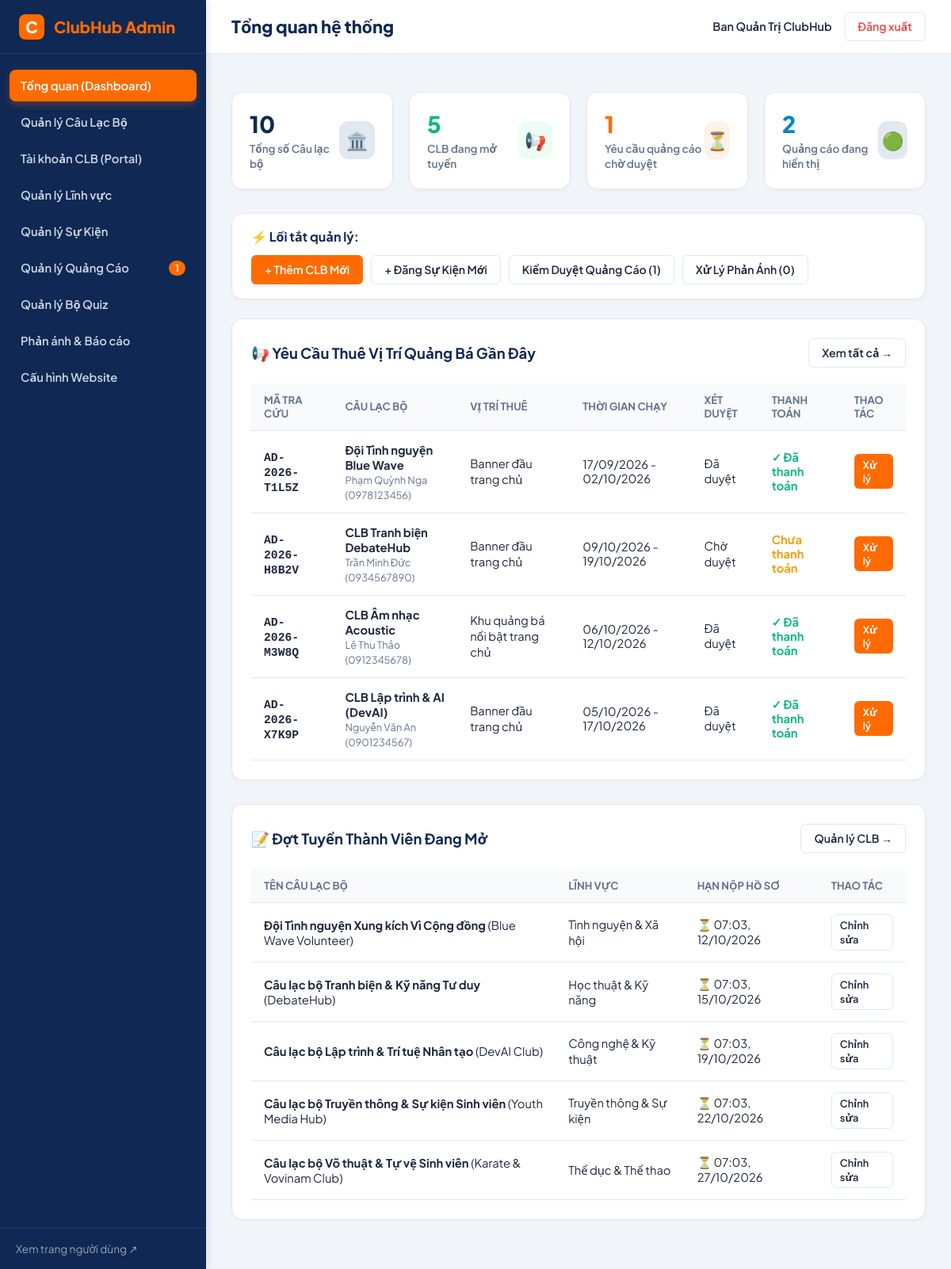
The page /admin/index.php (signed in) on the database its author committed.
### tables this page shows
CREATE TABLE IF NOT EXISTS `ad_requests` (
  `id` INT AUTO_INCREMENT PRIMARY KEY,
  `tracking_code` VARCHAR(30) NOT NULL UNIQUE,
  `club_name` VARCHAR(150) NOT NULL,
  `contact_name` VARCHAR(100) NOT NULL,
  `email` VARCHAR(100) NOT NULL,
  `phone` VARCHAR(30) NOT NULL,
  `poster_image` VARCHAR(255) NOT NULL,
  `destination_url` VARCHAR(500) NOT NULL,
  `placement_code` VARCHAR(50) NOT NULL,
  `start_date` DATE NOT NULL,
  `end_date` DATE NOT NULL,
  `notes` TEXT DEFAULT NULL,
  `consent_agreed` TINYINT(1) NOT NULL DEFAULT 1,
  `quote_amount` DECIMAL(12, 0) DEFAULT 0,
  `payment_status` ENUM('unpaid', 'paid', 'refunded') NOT NULL DEFAULT 'unpaid',
  `approval_status` ENUM('pending', 'approved', 'rejected') NOT NULL DEFAULT 'pending',
  `admin_notes` TEXT DEFAULT NULL,
  `is_enabled` TINYINT(1) NOT NULL DEFAULT 1,
  `created_at` DATETIME NOT NULL DEFAULT CURRENT_TIMESTAMP,
  `updated_at` DATETIME NOT NULL DEFAULT CURRENT_TIMESTAMP ON UPDATE CURRENT_TIMESTAMP,
  CONSTRAINT `fk_ads_placement` FOREIGN KEY (`placement_code`) REFERENCES `ad_placements` (`code`) ON DELETE RESTRICT ON UPDATE CASCADE,
  INDEX `idx_ads_active_display` (`approval_status`, `payment_status`, `is_enabled`, `start_date`, `end_date`)
);

CREATE TABLE IF NOT EXISTS `ad_placements` (
  `code` VARCHAR(50) PRIMARY KEY,
  `name` VARCHAR(100) NOT NULL,
  `description` VARCHAR(255) DEFAULT NULL,
  `max_slots` INT NOT NULL DEFAULT 3 COMMENT 'Số lượng banner hiển thị luân phiên tối đa',
  `price_per_day` DECIMAL(12, 0) NOT NULL DEFAULT 0,
  `is_active` TINYINT(1) NOT NULL DEFAULT 1
);

CREATE TABLE IF NOT EXISTS `clubs` (
  `id` INT AUTO_INCREMENT PRIMARY KEY,
  `category_id` INT NOT NULL,
  `name` VARCHAR(200) NOT NULL,
  `short_name` VARCHAR(50) DEFAULT NULL,
  `slug` VARCHAR(200) NOT NULL UNIQUE,
  `logo` VARCHAR(255) DEFAULT NULL,
  `cover_image` VARCHAR(255) DEFAULT NULL,
  `summary` VARCHAR(500) NOT NULL,
  `description` LONGTEXT NOT NULL,
  `objectives` TEXT DEFAULT NULL,
  `target_audience` TEXT DEFAULT NULL,
  `activities_achievements` LONGTEXT DEFAULT NULL,
  `meeting_schedule` VARCHAR(255) DEFAULT NULL,
  `meeting_location` VARCHAR(255) DEFAULT NULL,
  `meeting_frequency` VARCHAR(100) DEFAULT NULL,
  `schedule_confirmed` TINYINT(1) NOT NULL DEFAULT 1 COMMENT '1: Đã chốt lịch, 0: Cần xác nhận lịch',
  `requirements` TEXT DEFAULT NULL,
  `fee_info` VARCHAR(255) DEFAULT NULL,
  `recruitment_status` ENUM('closed', 'open', 'upcoming') NOT NULL DEFAULT 'closed',
  `recruitment_deadline` DATETIME DEFAULT NULL,
  `recruitment_process` TEXT DEFAULT NULL,
  `application_link` VARCHAR(500) DEFAULT NULL,
  `is_featured` TINYINT(1) NOT NULL DEFAULT 0,
  `is_active` TINYINT(1) NOT NULL DEFAULT 1,
  `created_at` DATETIME NOT NULL DEFAULT CURRENT_TIMESTAMP,
  `updated_at` DATETIME NOT NULL DEFAULT CURRENT_TIMESTAMP ON UPDATE CURRENT_TIMESTAMP,
  CONSTRAINT `fk_clubs_category` FOREIGN KEY (`category_id`) REFERENCES `categories` (`id`) ON DELETE RESTRICT ON UPDATE CASCADE,
  INDEX `idx_clubs_status` (`is_active`, `recruitment_status`),
  INDEX `idx_clubs_featured` (`is_active`, `is_featured`)
);

CREATE TABLE IF NOT EXISTS `categories` (
  `id` INT AUTO_INCREMENT PRIMARY KEY,
  `name` VARCHAR(100) NOT NULL,
  `slug` VARCHAR(100) NOT NULL UNIQUE,
  `description` TEXT DEFAULT NULL,
  `icon` VARCHAR(50) NOT NULL DEFAULT 'star',
  `display_order` INT NOT NULL DEFAULT 0,
  `is_active` TINYINT(1) NOT NULL DEFAULT 1
);

### includes/functions.php (called while the page is built, shortened)
<?php
function e(?string $string): string {
    return htmlspecialchars((string)$string, ENT_QUOTES, 'UTF-8');
}
function url(string $path = ''): string {
    $path = ltrim($path, '/');
    return BASE_URL . ($path !== '' ? '/' . $path : '');
}
function format_date_vn(?string $date_string, bool $include_time = false): string {
    try {
        $date = new DateTime($date_string);
        return $include_time ? $date->format('H:i, d/m/Y') : $date->format('d/m/Y');
    } catch (Exception $e) {
        return $date_string;
    }
}

### admin/index.php (the view, shortened to what this page needs)
<?php
require_once __DIR__ . '/../includes/functions.php';
$db = get_db_connection();
$total_clubs = 0;
$recruiting_clubs = 0;
$pending_ads = 0;
$active_ads = 0;
$unresolved_reports = 0;
$recent_ad_requests = [];
$active_recruiting_clubs = [];
if ($db) {
    try {
        $total_clubs = (int)$db->query("SELECT COUNT(*) FROM clubs")->fetchColumn();
        $recruiting_clubs = (int)$db->query("
            SELECT COUNT(*) FROM clubs
            WHERE recruitment_status = 'open'
              AND (recruitment_deadline IS NULL OR recruitment_deadline >= NOW())
        ")->fetchColumn();
        $pending_ads = (int)$db->query("
            SELECT COUNT(*) FROM ad_requests
            WHERE approval_status = 'pending'
        ")->fetchColumn();
        $active_ads = (int)$db->query("
            SELECT COUNT(*) FROM ad_requests
            WHERE approval_status = 'approved'
              AND payment_status = 'paid'
              AND is_enabled = 1
              AND start_date <= CURDATE()
              AND end_date >= CURDATE()
        ")->fetchColumn();
        $unresolved_reports = (int)$db->query("
            SELECT COUNT(*) FROM feedback_reports
            WHERE status = 'pending'
        ")->fetchColumn();
        $recent_stmt = $db->query("
            SELECT r.*, p.name as placement_name
            FROM ad_requests r
            JOIN ad_placements p ON r.placement_code = p.code
            ORDER BY r.id DESC
            LIMIT 5
        ");
        $recent_ad_requests = $recent_stmt->fetchAll();
        $rec_stmt = $db->query("
            SELECT c.id, c.name, c.short_name, c.recruitment_deadline, cat.name as category_name
            FROM clubs c
            JOIN categories cat ON c.category_id = cat.id
            WHERE c.recruitment_status = 'open'
              AND (c.recruitment_deadline IS NULL OR c.recruitment_deadline >= NOW())
            ORDER BY c.recruitment_deadline ASC
            LIMIT 5
        ");
        $active_recruiting_clubs = $rec_stmt->fetchAll();
    } catch (Exception $e) {
        error_log("Lỗi tải thống kê dashboard: " . $e->getMessage());
    }
}
include __DIR__ . '/includes/admin_header.php';
?>
<div class="stat-cards-grid">
  <div class="stat-card">
    <div>
      <div class="stat-val"><?= $total_clubs ?></div>
      <div class="stat-label">Tổng số Câu lạc bộ</div>
    </div>
    <div class="stat-icon primary">🏛️</div>
  </div>
  <div class="stat-card">
    <div>
      <div class="stat-val" style="color: var(--admin-success);"><?= $recruiting_clubs ?></div>
      <div class="stat-label">CLB đang mở tuyển</div>
    </div>
    <div class="stat-icon success">📢</div>
  </div>
  <div class="stat-card">
    <div>
      <div class="stat-val" style="color: var(--admin-accent);"><?= $pending_ads ?></div>
      <div class="stat-label">Yêu cầu quảng cáo chờ duyệt</div>
    </div>
    <div class="stat-icon accent">⏳</div>
  </div>
  <div class="stat-card">
    <div>
      <div class="stat-val" style="color: var(--admin-info);"><?= $active_ads ?></div>
      <div class="stat-label">Quảng cáo đang hiển thị</div>
    </div>
    <div class="stat-icon primary">🟢</div>
  </div>
</div>
<div class="admin-card" style="padding: 18px 24px; margin-bottom: 24px;">
  <div style="display: flex; align-items: center; justify-content: space-between; flex-wrap: wrap; gap: 12px;">
    <div style="font-weight: 700; color: var(--admin-primary);">⚡ Lối tắt quản lý:</div>
    <div style="display: flex; gap: 10px; flex-wrap: wrap;">
      <a href="<?= url('admin/club-form.php') ?>" class="btn-admin btn-admin-primary">
        + Thêm CLB Mới
      </a>
      <a href="<?= url('admin/events.php?action=create') ?>" class="btn-admin btn-admin-outline">
        + Đăng Sự Kiện Mới
      </a>
      <a href="<?= url('admin/ads.php') ?>" class="btn-admin btn-admin-outline">
        Kiểm Duyệt Quảng Cáo (<?= $pending_ads ?>)
      </a>
      <a href="<?= url('admin/feedback.php') ?>" class="btn-admin btn-admin-outline">
        Xử Lý Phản Ánh (<?= $unresolved_reports ?>)
      </a>
    </div>
  </div>
</div>
<div class="admin-card">
  <div class="admin-card-header">
    <h2 class="admin-card-title">📢 Yêu Cầu Thuê Vị Trí Quảng Bá Gần Đây</h2>
    <a href="<?= url('admin/ads.php') ?>" class="btn-admin btn-admin-outline">Xem tất cả &rarr;</a>
  </div>
  <?php if (!empty($recent_ad_requests)): ?>
    <table class="admin-table">
      <thead>
        <tr>
          <th>Mã tra cứu</th>
          <th>Câu lạc bộ</th>
          <th>Vị trí thuê</th>
          <th>Thời gian chạy</th>
          <th>Xét duyệt</th>
          <th>Thanh toán</th>
          <th>Thao tác</th>
        </tr>
      </thead>
      <tbody>
        <?php foreach ($recent_ad_requests as $req): ?>
          <tr>
            <td>
              <code><strong><?= e($req['tracking_code']) ?></strong></code>
            </td>
            <td>
              <strong><?= e($req['club_name']) ?></strong><br>
              <span style="font-size: 0.8rem; color: var(--admin-text-muted);"><?= e($req['contact_name']) ?> (<?= e($req['phone']) ?>)</span>
            </td>
            <td><?= e($req['placement_name']) ?></td>
            <td>
              <?= format_date_vn($req['start_date']) ?> - <?= format_date_vn($req['end_date']) ?>
            </td>
            <td>
              <?php if ($req['approval_status'] === 'approved'): ?>
                <span class="badge badge-open">Đã duyệt</span>
              <?php elseif ($req['approval_status'] === 'rejected'): ?>
                <span class="badge badge-closed">Từ chối</span>
              <?php else: ?>
                <span class="badge badge-upcoming">Chờ duyệt</span>
              <?php endif; ?>
            </td>
            <td>
              <?php if ($req['payment_status'] === 'paid'): ?>
                <span style="color: var(--admin-success); font-weight: 700;">✓ Đã thanh toán</span>
              <?php elseif ($req['payment_status'] === 'refunded'): ?>
                <span style="color: var(--admin-text-muted);">Đã hoàn tiền</span>
              <?php else: ?>
                <span style="color: var(--admin-warning); font-weight: 700;">Chưa thanh toán</span>
              <?php endif; ?>
            </td>
            <td>
              <a href="<?= url('admin/ads.php?edit_id=' . $req['id']) ?>" class="btn-admin btn-admin-primary" style="padding: 4px 10px; font-size: 0.8rem;">
                Xử lý
              </a>
            </td>
          </tr>
        <?php endforeach; ?>
      </tbody>
    </table>
  <?php else: ?>
    <p style="color: var(--admin-text-muted); padding: 20px; text-align: center;">Chưa có yêu cầu quảng cáo nào được gửi.</p>
  <?php endif; ?>
</div>
<div class="admin-card">
  <div class="admin-card-header">
    <h2 class="admin-card-title">📝 Đợt Tuyển Thành Viên Đang Mở</h2>
    <a href="<?= url('admin/clubs.php') ?>" class="btn-admin btn-admin-outline">Quản lý CLB &rarr;</a>
  </div>
  <?php if (!empty($active_recruiting_clubs)): ?>
    <table class="admin-table">
      <thead>
        <tr>
          <th>Tên Câu Lạc Bộ</th>
          <th>Lĩnh vực</th>
          <th>Hạn nộp hồ sơ</th>
          <th>Thao tác</th>
        </tr>
      </thead>
      <tbody>
        <?php foreach ($active_recruiting_clubs as $rc): ?>
          <tr>
            <td>
              <strong><?= e($rc['name']) ?></strong>
              <?php if (!empty($rc['short_name'])): ?>
                (<?= e($rc['short_name']) ?>)
              <?php endif; ?>
            </td>
            <td><?= e($rc['category_name']) ?></td>
            <td>
              ⏳ <?= !empty($rc['recruitment_deadline']) ? format_date_vn($rc['recruitment_deadline'], true) : 'Mở liên tục' ?>
            </td>
            <td>
              <a href="<?= url('admin/club-form.php?id=' . $rc['id']) ?>" class="btn-admin btn-admin-outline" style="padding: 4px 10px; font-size: 0.8rem;">
                Chỉnh sửa
              </a>
            </td>
          </tr>
        <?php endforeach; ?>
      </tbody>
    </table>
  <?php else: ?>
    <p style="color: var(--admin-text-muted); padding: 20px; text-align: center;">Hiện không có CLB nào đang mở đợt tuyển.</p>
  <?php endif; ?>
</div>
<?php include __DIR__ . '/includes/admin_footer.php'; ?>

### assets/css/admin.css (style rules this page uses)
:root { --admin-primary: #0F2854; --admin-primary-dark: #071733; --admin-accent: #FF6B00; --admin-sidebar-w: 260px; --admin-header-h: 68px; --admin-bg: #F1F5F9; --admin-card-bg: #FFFFFF; --admin-text: #1E293B; --admin-text-muted: #64748B; --admin-border: #E2E8F0; --admin-success: #10B981; --admin-warning: #F59E0B; --admin-danger: #EF4444; --admin-info: #0284C7; }
*, *::before, *::after { box-sizing: border-box; margin: 0; padding: 0; }
body { font-family: 'Plus Jakarta Sans', system-ui, sans-serif; background-color: var(--admin-bg); color: var(--admin-text); min-height: 100vh; display: flex; }
.stat-cards-grid { display: grid; grid-template-columns: repeat(4, 1fr); gap: 20px; margin-bottom: 30px; }
.stat-card { background-color: var(--admin-card-bg); border: 1px solid var(--admin-border); border-radius: 14px; padding: 22px; display: flex; align-items: center; justify-content: space-between; box-shadow: 0 2px 4px rgba(0, 0, 0, 0.03); }
.stat-val { font-size: 1.8rem; font-weight: 800; color: var(--admin-primary); line-height: 1.2; }
.stat-label { font-size: 0.85rem; color: var(--admin-text-muted); font-weight: 600; margin-top: 4px; }
.stat-icon { width: 48px; height: 48px; border-radius: 12px; display: flex; align-items: center; justify-content: center; font-size: 1.4rem; }
.stat-icon.primary { background-color: #E2E8F0; color: var(--admin-primary); }
.stat-icon.success { background-color: #ECFDF5; color: var(--admin-success); }
.stat-icon.accent { background-color: #FFF2E8; color: var(--admin-accent); }
.admin-card { background-color: var(--admin-card-bg); border: 1px solid var(--admin-border); border-radius: 14px; padding: 24px; margin-bottom: 30px; box-shadow: 0 2px 4px rgba(0, 0, 0, 0.03); }
.admin-card-header { display: flex; align-items: center; justify-content: space-between; margin-bottom: 20px; flex-wrap: wrap; gap: 12px; }
.admin-card-title { font-size: 1.15rem; font-weight: 700; color: var(--admin-primary); }
.admin-table { width: 100%; border-collapse: collapse; text-align: left; font-size: 0.92rem; }
.admin-table th { padding: 12px 16px; background-color: #F8FAFC; border-bottom: 1px solid var(--admin-border); font-weight: 700; color: var(--admin-text-muted); font-size: 0.82rem; text-transform: uppercase; }
.admin-table td { padding: 14px 16px; border-bottom: 1px solid var(--admin-border); vertical-align: middle; }
.btn-admin { display: inline-flex; align-items: center; justify-content: center; gap: 6px; padding: 8px 16px; font-size: 0.88rem; font-weight: 600; border-radius: 6px; border: 1px solid transparent; cursor: pointer; text-decoration: none; transition: all 0.15s; }
.btn-admin-primary { background-color: var(--admin-accent); color: #FFFFFF; }
.btn-admin-outline { border-color: var(--admin-border); background-color: transparent; color: var(--admin-text); }

### rows shown on the page
ad_requests: tracking_code "AD-2026-T1L5Z", club_name "Đội Tình nguyện Blue Wave", contact_name "Phạm Quỳnh Nga", phone "0978123456", placement_code.name "Banner đầu trang chủ", start_date "17/09/2026", end_date "02/10/2026", approval_status "Đã duyệt", payment_status "✓ Đã thanh toán"
ad_requests: tracking_code "AD-2026-H8B2V", club_name "CLB Tranh biện DebateHub", contact_name "Trần Minh Đức", phone "0934567890", placement_code.name "Banner đầu trang chủ", start_date "09/10/2026", end_date "19/10/2026", approval_status "Chờ duyệt", payment_status "Chưa thanh toán"
ad_requests: tracking_code "AD-2026-M3W8Q", club_name "CLB Âm nhạc Acoustic", contact_name "Lê Thu Thảo", phone "0912345678", placement_code.name "Khu quảng bá nổi bật trang chủ", start_date "06/10/2026", end_date "12/10/2026", approval_status "Đã duyệt", payment_status "✓ Đã thanh toán"
ad_requests: tracking_code "AD-2026-X7K9P", club_name "CLB Lập trình & AI (DevAI)", contact_name "Nguyễn Văn An", phone "0901234567", placement_code.name "Banner đầu trang chủ", start_date "05/10/2026", end_date "17/10/2026", approval_status "Đã duyệt", payment_status "✓ Đã thanh toán"
clubs: name "Đội Tình nguyện Xung kích Vì Cộng đồng", short_name "Blue Wave Volunteer", category.name "Tình nguyện & Xã hội", recruitment_deadline "07:03, 12/10/2026"
clubs: name "Câu lạc bộ Tranh biện & Kỹ năng Tư duy", short_name "DebateHub", category.name "Học thuật & Kỹ năng", recruitment_deadline "07:03, 15/10/2026"
clubs: name "Câu lạc bộ Lập trình & Trí tuệ Nhân tạo", short_name "DevAI Club", category.name "Công nghệ & Kỹ thuật", recruitment_deadline "07:03, 19/10/2026"
clubs: name "Câu lạc bộ Truyền thông & Sự kiện Sinh viên", short_name "Youth Media Hub", category.name "Truyền thông & Sự kiện", recruitment_deadline "07:03, 22/10/2026"
clubs: name "Câu lạc bộ Võ thuật & Tự vệ Sinh viên", short_name "Karate & Vovinam Club", category.name "Thể dục & Thể thao", recruitment_deadline "07:03, 27/10/2026"

### other values the page prints
$pending_ads_count "1"
$page_title "Tổng quan hệ thống"
$admin_user['full_name'] "Ban Quản Trị ClubHub"
$total_clubs "10"
$recruiting_clubs "5"
$pending_ads "1"
$active_ads "2"
$unresolved_reports "0"
